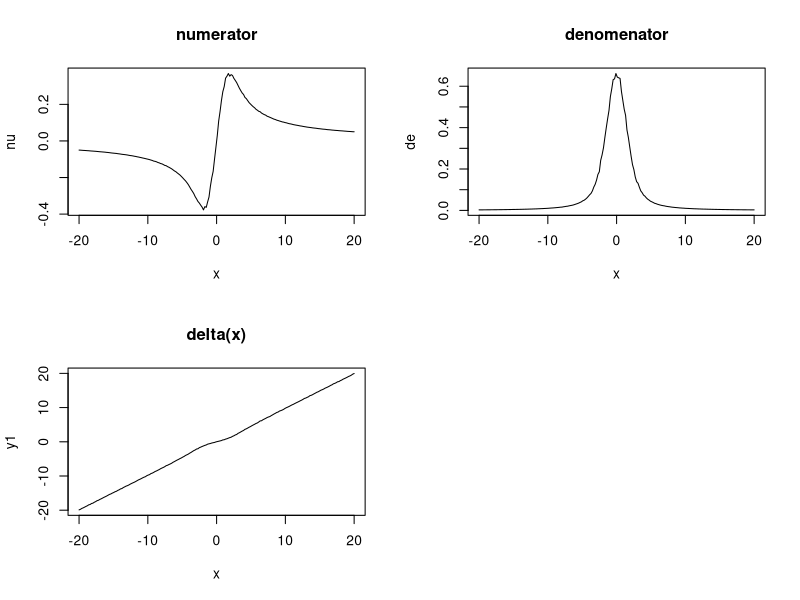
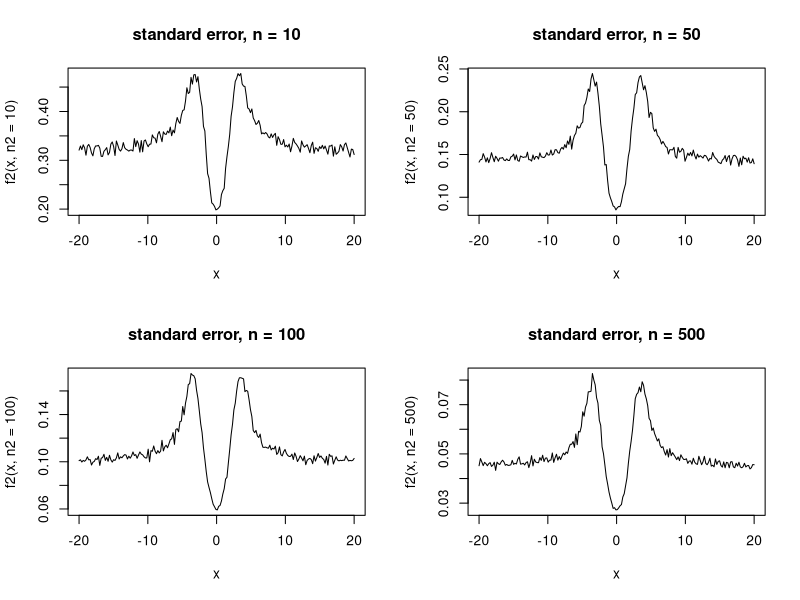

Here is the R script that generated these plots, in order: (Note: this script raises an error after producing the figures.)
## ---- chunk 1

# Monte Carlo Integration on the nominator
f11 = function(x, n = 1000){
  theta = rnorm(n, x, 1)
  int1 = mean(theta/(1+theta^2))
  return(mean(int1))
}

# Monte Carlo Integration on the denominator
f12 = function(x, n = 1000){
  theta = rnorm(n, x, 1)
  int2 = mean(1/(1+theta^2))
  return(mean(int2))
}

f11 = Vectorize(f11)
f12 = Vectorize(f12)

# Get 200 xs
x = seq(-20,20,length.out = 200)
nu = f11(x)
de = f12(x)

f1 = function(x, n = 1000){
  theta = rnorm(n, x, 1)
  int1 = mean(theta/(1+theta^2))
  int2 = mean(1/(1+theta^2))
  return(int1/int2)
}


f1 = Vectorize(f1)

y1 = f1(x)


par(mfrow=c(2,2))
plot(x, nu, main = 'numerator', type='l')
plot(x, de, main = 'denomenator', type='l')
plot(x, y1, main = 'delta(x)', type = 'l')
## ---- chunk 2
f2 = function(x, n1 = 1000, n2 = 100){
  y1 = rep(0, n1)
  for(i in 1:n1){
    y1[i] = f1(x, n2)
  }
  return(sd(y1))
}


f2 = Vectorize(f2)

par(mfrow = c(2,2))
plot(x, f2(x, n2 = 10), main = 'standard error, n = 10', type = 'l')
plot(x, f2(x, n2 = 50), main = 'standard error, n = 50', type = 'l')
plot(x, f2(x, n2 = 100), main = 'standard error, n = 100', type = 'l')
plot(x, f2(x, n2 = 500), main = 'standard error, n = 500', type = 'l')
print(round(f1(1, 1e8), 3))
## ---- chunk 3
rej = function(x, n = 1000, M = 2){
  sample = rep(0, n)
  theta = rnorm(1000,x,1)
  int = mean(1/(pi*(1+theta^2)))
  j = 1
  for(i in 1:n){
    cand = rcauchy(1)
    u = runif(1)
    if(u <= dnorm(cand, x, 1)/(M*int)){
      sample[j] = cand
          j = j+1
    }
  }
  return (mean(sample[1:(j-1)]))
}

rej = Vectorize(rej)

x = seq(-20, 20, length = 200)

plot(x, rej(x), main='Rejection Sampling Estimate', type = 'l')
## ---- chunk 4
f13 = function(x, n1 = 100, n2 = 100){
   y1 = rep(0, n1)
   y2 = rep(0, n1)
  for(i in 1:n1){
    y1[i] = f11(x, n2)
    y2[i] = f12(x, n2)
  }
  return(sd(y1/y2))
}


f13 = Vectorize(f13)

par(mfrow = c(2,2))
x = seq(-10, 10, length.out = 200)
plot(x, f2(x), main = 'Same rv', type='l')
plot(x, f13(x), main = 'Different rv', type='l')
plot(x, f13(x)/f2(x), main = 'quotient', type='l')
## ---- chunk 5
p = 1 - pnorm(0.25)
p*(1-p) * 2 * (10^7)

## ---- chunk 6
ga = function(a, n=1000){
  x = rgamma(n, 1, 1)
  return (mean(x>a))
}
1-ga(5.3, 1e7)

## ---- chunk 7
ga1 = function(n=1000){
  x = rgamma(n, 1, 1)
  return (quantile(x, 0.995))
}

ga1 = Vectorize(ga1)
x = 10^c(3,4,5,6,7)
ga1(x)
## ---- chunk 8
qgamma(0.995, 1, 1)
## ---- chunk 9
correct = pnorm(2)-pnorm(1)
correct

# Importance sampling
n=460000
U = runif(n,1,2)
mean((exp(-0.5*U^2)/sqrt(2*pi)))

# Monte Carlo
p=pnorm(2)-pnorm(1)
(qnorm(0.975)^2*p*(1-p)/(0.001)^2) 

MC = function(n){
  x = rnorm(n)
  return (sum(x<2 & x>1)/n)
}

MC(460000)
